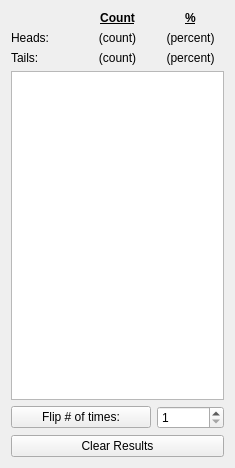
<?xml version="1.0" encoding="UTF-8"?>
<ui version="4.0">
 <class>coinflipper</class>
 <widget class="QWidget" name="coinflipper">
  <property name="geometry">
   <rect>
    <x>0</x>
    <y>0</y>
    <width>235</width>
    <height>468</height>
   </rect>
  </property>
  <property name="windowTitle">
   <string>Coin Flipper</string>
  </property>
  <property name="toolTip">
   <string>&lt;html&gt;&lt;head/&gt;&lt;body&gt;&lt;p&gt;&lt;span style=&quot; font-size:11pt;&quot;&gt;Flip coins, as many as you like!&lt;/span&gt;&lt;/p&gt;&lt;/body&gt;&lt;/html&gt;</string>
  </property>
  <property name="whatsThis">
   <string>&lt;html&gt;&lt;head/&gt;&lt;body&gt;&lt;p&gt;&lt;span style=&quot; font-size:11pt;&quot;&gt;Have you ever wanted to simulate a ridiculous number of coin tosses? This window makes that dream a reality.&lt;/span&gt;&lt;br/&gt;&lt;/p&gt;&lt;p&gt;&lt;span style=&quot; font-size:11pt;&quot;&gt;Simply select the number of coins you would like to flip and the results will be accrued. The table is implemented using lazy-loading, so you can literally scroll to the millionth result if you want, but if you don't want to then your memory consumption will remain under control.&lt;/span&gt;&lt;/p&gt;&lt;/body&gt;&lt;/html&gt;</string>
  </property>
  <layout class="QGridLayout" name="gridLayout">
   <item row="1" column="0">
    <widget class="QLabel" name="label">
     <property name="text">
      <string>Heads:</string>
     </property>
    </widget>
   </item>
   <item row="2" column="1">
    <widget class="QLabel" name="lbl_tailCount">
     <property name="text">
      <string>(count)</string>
     </property>
     <property name="alignment">
      <set>Qt::AlignCenter</set>
     </property>
    </widget>
   </item>
   <item row="1" column="2">
    <widget class="QLabel" name="lbl_headPercent">
     <property name="text">
      <string>(percent)</string>
     </property>
     <property name="alignment">
      <set>Qt::AlignCenter</set>
     </property>
    </widget>
   </item>
   <item row="0" column="1">
    <widget class="QLabel" name="label_7">
     <property name="font">
      <font>
       <weight>75</weight>
       <bold>true</bold>
       <underline>true</underline>
      </font>
     </property>
     <property name="text">
      <string>Count</string>
     </property>
     <property name="alignment">
      <set>Qt::AlignCenter</set>
     </property>
    </widget>
   </item>
   <item row="5" column="0" colspan="3">
    <widget class="QPushButton" name="btn_clear">
     <property name="toolTip">
      <string>&lt;html&gt;&lt;head/&gt;&lt;body&gt;&lt;p&gt;&lt;span style=&quot; font-size:11pt;&quot;&gt;Clears all trial results&lt;/span&gt;&lt;/p&gt;&lt;/body&gt;&lt;/html&gt;</string>
     </property>
     <property name="text">
      <string>Clear Results</string>
     </property>
    </widget>
   </item>
   <item row="2" column="0">
    <widget class="QLabel" name="label_2">
     <property name="text">
      <string>Tails:</string>
     </property>
    </widget>
   </item>
   <item row="2" column="2">
    <widget class="QLabel" name="lbl_tailPercent">
     <property name="text">
      <string>(percent)</string>
     </property>
     <property name="alignment">
      <set>Qt::AlignCenter</set>
     </property>
    </widget>
   </item>
   <item row="0" column="2">
    <widget class="QLabel" name="label_8">
     <property name="font">
      <font>
       <weight>75</weight>
       <bold>true</bold>
       <underline>true</underline>
      </font>
     </property>
     <property name="text">
      <string>%</string>
     </property>
     <property name="alignment">
      <set>Qt::AlignCenter</set>
     </property>
    </widget>
   </item>
   <item row="1" column="1">
    <widget class="QLabel" name="lbl_headCount">
     <property name="text">
      <string>(count)</string>
     </property>
     <property name="alignment">
      <set>Qt::AlignCenter</set>
     </property>
    </widget>
   </item>
   <item row="4" column="2">
    <widget class="QSpinBox" name="spn_flip">
     <property name="toolTip">
      <string>&lt;html&gt;&lt;head/&gt;&lt;body&gt;&lt;p&gt;&lt;span style=&quot; font-size:11pt;&quot;&gt;The number of coins to flip&lt;/span&gt;&lt;/p&gt;&lt;/body&gt;&lt;/html&gt;</string>
     </property>
     <property name="minimum">
      <number>1</number>
     </property>
     <property name="maximum">
      <number>1000000000</number>
     </property>
    </widget>
   </item>
   <item row="4" column="0" colspan="2">
    <widget class="QPushButton" name="btn_flip">
     <property name="toolTip">
      <string>&lt;html&gt;&lt;head/&gt;&lt;body&gt;&lt;p&gt;&lt;span style=&quot; font-size:11pt;&quot;&gt;Flips the number of coins given in the spinbox to the right&lt;/span&gt;&lt;/p&gt;&lt;/body&gt;&lt;/html&gt;</string>
     </property>
     <property name="text">
      <string>Flip # of times:</string>
     </property>
    </widget>
   </item>
   <item row="3" column="0" colspan="3">
    <widget class="QTableView" name="tbl_results">
     <property name="sizePolicy">
      <sizepolicy hsizetype="Expanding" vsizetype="Expanding">
       <horstretch>1</horstretch>
       <verstretch>0</verstretch>
      </sizepolicy>
     </property>
     <property name="toolTip">
      <string>&lt;html&gt;&lt;head/&gt;&lt;body&gt;&lt;p&gt;&lt;span style=&quot; font-size:11pt;&quot;&gt;You can inspect every trial in this window&lt;/span&gt;&lt;/p&gt;&lt;/body&gt;&lt;/html&gt;</string>
     </property>
     <property name="selectionBehavior">
      <enum>QAbstractItemView::SelectRows</enum>
     </property>
     <property name="showGrid">
      <bool>false</bool>
     </property>
     <property name="cornerButtonEnabled">
      <bool>false</bool>
     </property>
     <attribute name="horizontalHeaderStretchLastSection">
      <bool>true</bool>
     </attribute>
     <attribute name="verticalHeaderVisible">
      <bool>false</bool>
     </attribute>
    </widget>
   </item>
  </layout>
 </widget>
 <resources/>
 <connections>
  <connection>
   <sender>btn_flip</sender>
   <signal>clicked()</signal>
   <receiver>coinflipper</receiver>
   <slot>_flip()</slot>
   <hints>
    <hint type="sourcelabel">
     <x>255</x>
     <y>420</y>
    </hint>
    <hint type="destinationlabel">
     <x>307</x>
     <y>395</y>
    </hint>
   </hints>
  </connection>
  <connection>
   <sender>btn_clear</sender>
   <signal>clicked()</signal>
   <receiver>coinflipper</receiver>
   <slot>_clear()</slot>
   <hints>
    <hint type="sourcelabel">
     <x>380</x>
     <y>450</y>
    </hint>
    <hint type="destinationlabel">
     <x>409</x>
     <y>428</y>
    </hint>
   </hints>
  </connection>
 </connections>
 <slots>
  <slot>_flip()</slot>
  <slot>_clear()</slot>
 </slots>
</ui>
